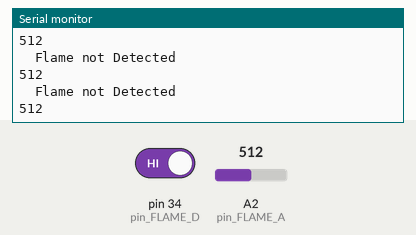
Recording of a sketch running on a simulated Arduino Mega 2560, built with avr-gcc and run on an emulated ATmega2560. Parts: the last lines printed to the serial monitor. Inputs (shaded band) come from the test bench; at power-on: pin 34 (pin_FLAME_D) HIGH, A2 (pin_FLAME_A) = 512.

Above: at 1.3 s.
1.4 s: pin 34 (pin_FLAME_D) driven LOW
At 1.9 s:
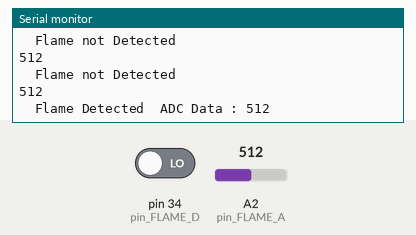
3.5 s: A2 (pin_FLAME_A) set to 716
At 3.9 s:
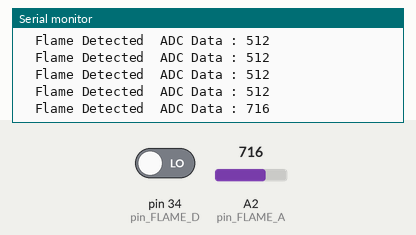
5.0 s: A2 (pin_FLAME_A) set to 900
At 5.4 s:
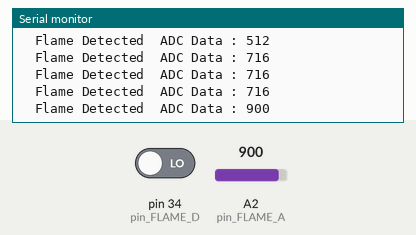
6.5 s: pin 34 (pin_FLAME_D) driven HIGH
At 6.81 s:
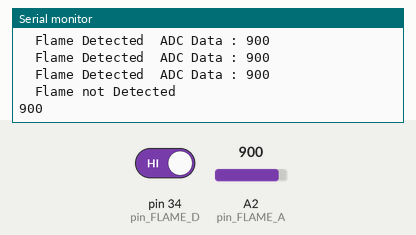
Timing chart, 0 to 9.0 s (numbered marks = the images above; inputs shaded):
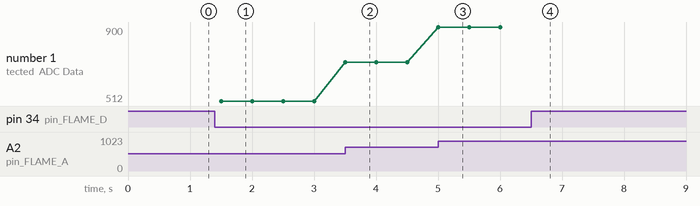

The sketch:

PIONEER_FLAME.ino
```cpp
int pin_FLAME_A = A2;
int pin_FLAME_D = 34;

void setup() {
  // UART setup baud 115200, data bit 8, parity None, stop bit 1
  Serial.begin(115200);  // same Serial.begin(115200, SERIAL_8N1)
  // Flame analog pin Input Setup
  pinMode(pin_FLAME_A, INPUT);
  // Flame digital pin Input Setup
  pinMode(pin_FLAME_D, INPUT);
}

void loop() {

  // Flame digital pin Read
  if(digitalRead(pin_FLAME_D) == 0)
  {
    Serial.print("  Flame Detected");
    Serial.print("  ADC Data : ");
    Serial.println(analogRead(pin_FLAME_A));
  }
  else
  {
    Serial.println("  Flame not Detected");
    Serial.println(analogRead(pin_FLAME_A));
  }
  delay(500);
}
```

Measured:
- after the input at 1.4 s, the serial monitor: prints a new line after 0.10 s (image 1)
- after the input at 3.5 s, the serial monitor: prints a new line at once (image 2)
- after the input at 5.0 s, the serial monitor: prints a new line at once (image 3)
- after the input at 6.5 s, the serial monitor: prints a new line at once (image 4)
- plotted number 1: 512 → 716 after the input at 3.5 s, 716 → 900 after the input at 5.0 s
